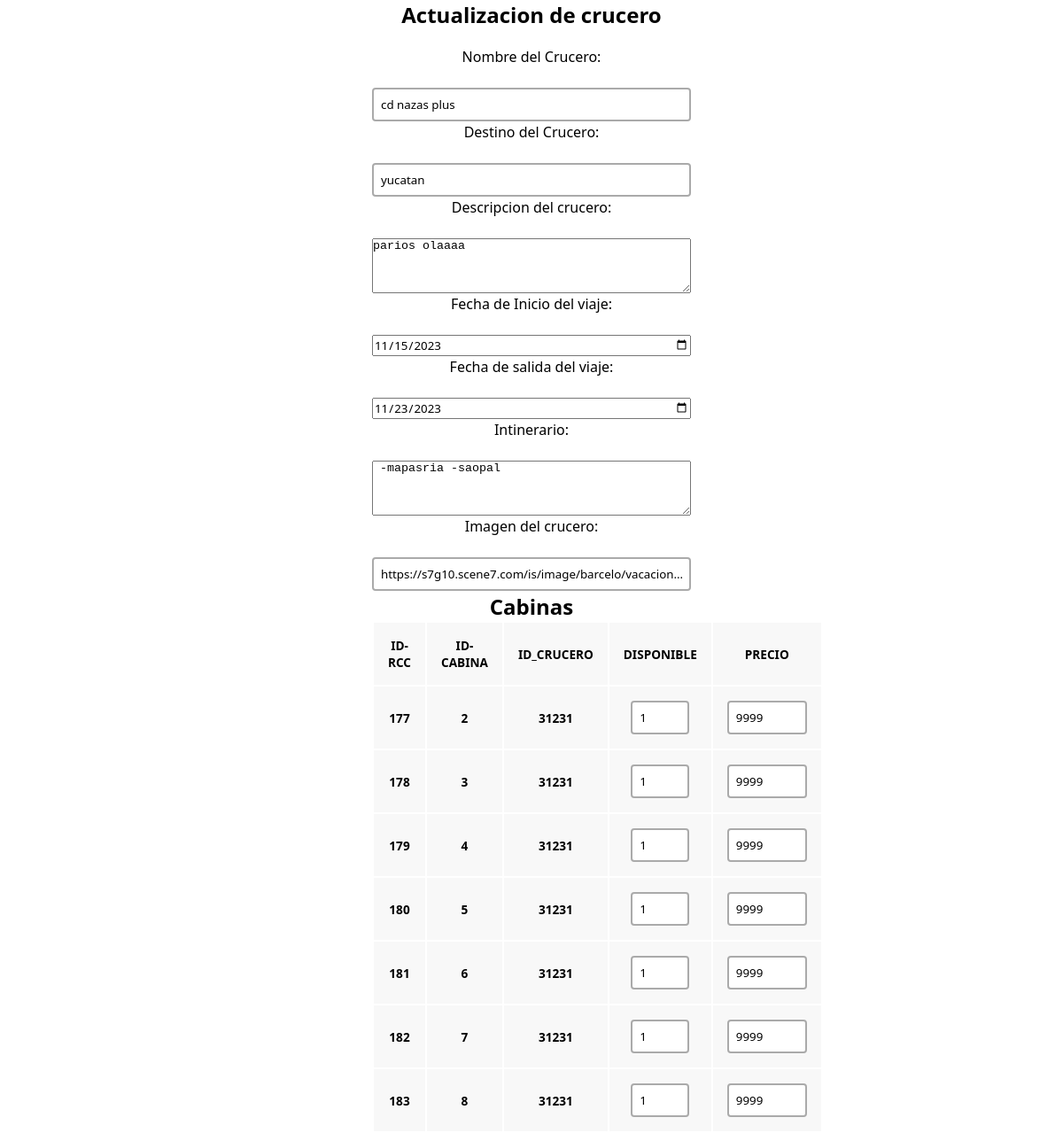
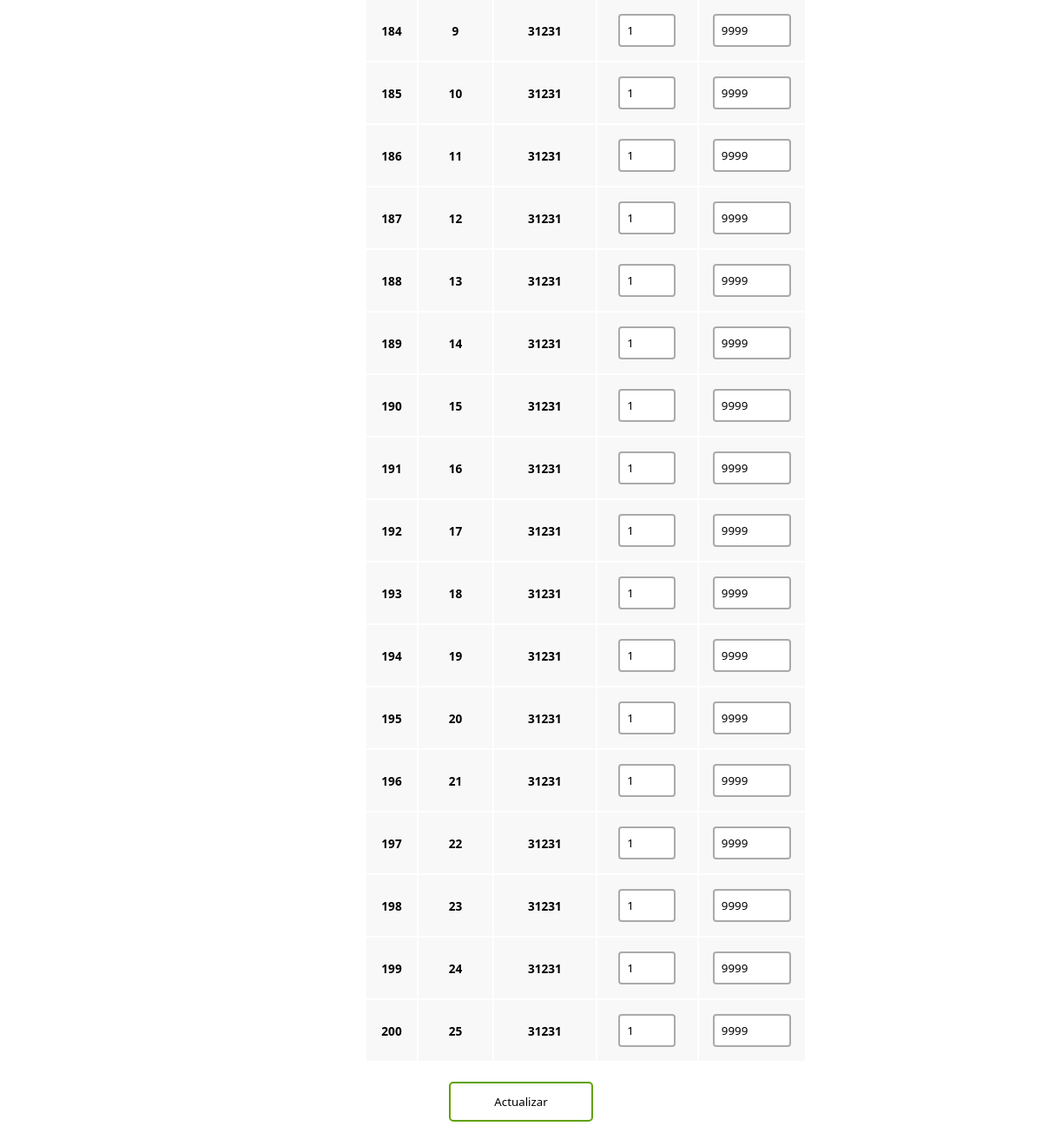
/update.php?id_crucero=31231, run on the app's committed database (2 pictures, top to bottom).
### tables this page shows
CREATE TABLE `crucero` (
  `id_crucero` int(11) NOT NULL,
  `destino_crucero` varchar(50) NOT NULL,
  `fechainicio_crucero` varchar(10) NOT NULL,
  `fechacierre_crucero` varchar(10) NOT NULL,
  `barco_crucero` varchar(30) NOT NULL,
  `descripcion_crucero` varchar(100) NOT NULL,
  `itinerario_crucero` varchar(150) NOT NULL,
  `refimagen_crucero` varchar(150) NOT NULL
);

CREATE TABLE `cabina_crucero` (
  `id_rcc` int(3) NOT NULL,
  `id_cabina` int(3) NOT NULL,
  `id_crucero` int(11) NOT NULL,
  `disponible_rcc` int(1) NOT NULL,
  `precio_rcc` int(10) NOT NULL
);

### update.php (the view, shortened to what this page needs)
<?php
$con = connection();
$id=$_GET['id_crucero'];
    $sql="SELECT * FROM CRUCERO WHERE id_crucero='$id'";
    $query=mysqli_query($con, $sql);
    $row=mysqli_fetch_array($query);
    $sql1 = "SELECT * FROM CABINA_CRUCERO WHERE id_crucero =
    (SELECT id_crucero FROM CRUCERO WHERE id_crucero = '$id')";
    $query1 = mysqli_query($con, $sql1);
?>
<!DOCTYPE html>
<html lang="en">
    <head>
        <link href="admin-styles.css" rel="stylesheet">
    </head>
    <body>
        <h2 class="titulo"> Actualizacion de crucero</h2>
        <div class="users-form">
            <form action="edit_cruceros.php" method="POST">
                <p>Nombre del Crucero:</p>
                <br> <input type="text" id="nombreBarco" name="nombreBarco" placeholder="nombre Barco" value="<?= $row['barco_crucero']?>">
                <p>Destino del Crucero:</p>
                <br> <input type="text" id="destinoBarco" name="destinoBarco" placeholder="destino" required value="<?= $row['destino_crucero']?>">
                <p>Descripcion del crucero:</p>
                <br> <textarea id="descripcionCorta" name="descripcionCorta" placeholder="descripcion" rows="4" cols="50" required><?= $row['descripcion_crucero']?></textarea>
                <p>Fecha de Inicio del viaje:</p>
                <br> <input type="date" id="fechaInicio" name="fechaInicio" placeholder="fechainicio"  value="<?= $row['fechainicio_crucero']?>">
                <p>Fecha de salida del viaje:</p>
                <br><input type="date" id="fechaSalida" name="fechaSalida" placeholder="fechaSalida" value="<?= $row['fechacierre_crucero']?>">
                <p>Intinerario:</p>
                <br> <textarea id="itinerario" name="itinerario" rows="4" placeholder="intinerario" cols="50"> <?= $row['itinerario_crucero']?> </textarea>
                <p>Imagen del crucero:</p>
                <br><input type="text" id="imagenBarco" placeholder="imagen" name="imagenBarco" value="<?= $row['refimagen_crucero']?>">
<div class="users-table">
        <h2>Cabinas</h2>
        <table >
            <thead>
                <tr>
                    <th>ID-RCC</th>
                    <th>ID-CABINA</th>
                    <th>ID_CRUCERO</th>
                    <th>DISPONIBLE</th>
                    <th>PRECIO</th>
                </tr>
            </thead>
            <tbody>
                <?php while ($row1  = mysqli_fetch_array($query1)): ?>
                    <tr>
                        <th><input type ="hidden" id = "id_rcc[]" name ="id_rcc[]" value ="<?= $row1 ['id_rcc'] ?> "><?= $row1 ['id_rcc'] ?></th>
                        <th><input type ="hidden" id = "id_cabina[]" name="id_cabina[]" value= "<?= $row1 ['id_cabina'] ?>"><?= $row1 ['id_cabina'] ?></th>
                        <th><input type ="hidden" id = "id_crucero[]" name="id_crucero[]" value = "<?= $row1 ['id_crucero'] ?>" ><?= $row1 ['id_crucero'] ?></th>
                        <th><input type="text"  size="1" id="disponible_cabina[]" name="disponible_cabina[]" placeholder="disponible_cabina" value ="<?= $row1['disponible_rcc'] ?>"></th>
                        <th><input type="text" size="4" id="precio_cabina[]" name="precio_cabina[]" placeholder="precio_cabina" value ="<?= $row1 ['precio_rcc'] ?>"></th>
                    </tr>
                <?php endwhile; ?>
            </tbody>
        </table>
        <br>
        <input type="submit" value="Actualizar">
</div>
</div>
    </body>
</html>

### admin-styles.css (style rules this page uses)
* { box-sizing: border-box; margin: 0; padding: 0; }
html { font-family: 'Segoe UI', sans-serif; text-align: center; }
.users-form form { display: flex; flex-direction: column; gap: 1px; width: 30%; margin: 20px auto; text-align: center; }
.users-form form input { font-family: 'Segoe UI', sans-serif; }
.users-form form input[type=text], .users-form form input[type=password], .users-form form input[type=email] { padding: 8px; border:2px solid #aaa; border-radius:4px; outline:none; transition:.3s; }
.users-form form input[type=submit] { border: none; padding: 12px 50px; text-decoration: none; transition-duration: 0.4s; cursor: pointer; border-radius: 5px; background-color: white; color: black; border: 2px solid #60a100; }
table tr { background-color: #f8f8f8; border: 1px solid #ddd; padding: 4px; }
table th { padding: 16px; text-align: center; font-size: .85em; }

### data on the page
crucero: nombreBarco "cd nazas plus", destinoBarco "yucatan", descripcionCorta "parios olaaaa", fechaInicio "11/15/2023", fechaSalida "11/23/2023", itinerario "-mapasria -saopal", imagenBarco "https://s7g10.scene7.com/is/image/barcelo/vacacion..."
cabina_crucero: id_rcc "177", id_cabina "2", id_crucero "31231", disponible_rcc "1", precio_rcc "9999"
cabina_crucero: id_rcc "178", id_cabina "3", id_crucero "31231", disponible_rcc "1", precio_rcc "9999"
cabina_crucero: id_rcc "179", id_cabina "4", id_crucero "31231", disponible_rcc "1", precio_rcc "9999"
cabina_crucero: id_rcc "180", id_cabina "5", id_crucero "31231", disponible_rcc "1", precio_rcc "9999"
cabina_crucero: id_rcc "181", id_cabina "6", id_crucero "31231", disponible_rcc "1", precio_rcc "9999"
cabina_crucero: id_rcc "182", id_cabina "7", id_crucero "31231", disponible_rcc "1", precio_rcc "9999"
cabina_crucero: id_rcc "183", id_cabina "8", id_crucero "31231", disponible_rcc "1", precio_rcc "9999"
cabina_crucero: id_rcc "184", id_cabina "9", id_crucero "31231", disponible_rcc "1", precio_rcc "9999"
cabina_crucero: id_rcc "185", id_cabina "10", id_crucero "31231", disponible_rcc "1", precio_rcc "9999"
cabina_crucero: id_rcc "186", id_cabina "11", id_crucero "31231", disponible_rcc "1", precio_rcc "9999"
cabina_crucero: id_rcc "187", id_cabina "12", id_crucero "31231", disponible_rcc "1", precio_rcc "9999"
cabina_crucero: id_rcc "188", id_cabina "13", id_crucero "31231", disponible_rcc "1", precio_rcc "9999"
cabina_crucero: id_rcc "189", id_cabina "14", id_crucero "31231", disponible_rcc "1", precio_rcc "9999"
cabina_crucero: id_rcc "190", id_cabina "15", id_crucero "31231", disponible_rcc "1", precio_rcc "9999"
cabina_crucero: id_rcc "191", id_cabina "16", id_crucero "31231", disponible_rcc "1", precio_rcc "9999"
cabina_crucero: id_rcc "192", id_cabina "17", id_crucero "31231", disponible_rcc "1", precio_rcc "9999"
cabina_crucero: id_rcc "193", id_cabina "18", id_crucero "31231", disponible_rcc "1", precio_rcc "9999"
cabina_crucero: id_rcc "194", id_cabina "19", id_crucero "31231", disponible_rcc "1", precio_rcc "9999"
cabina_crucero: id_rcc "195", id_cabina "20", id_crucero "31231", disponible_rcc "1", precio_rcc "9999"
cabina_crucero: id_rcc "196", id_cabina "21", id_crucero "31231", disponible_rcc "1", precio_rcc "9999"
cabina_crucero: id_rcc "197", id_cabina "22", id_crucero "31231", disponible_rcc "1", precio_rcc "9999"
cabina_crucero: id_rcc "198", id_cabina "23", id_crucero "31231", disponible_rcc "1", precio_rcc "9999"
cabina_crucero: id_rcc "199", id_cabina "24", id_crucero "31231", disponible_rcc "1", precio_rcc "9999"
cabina_crucero: id_rcc "200", id_cabina "25", id_crucero "31231", disponible_rcc "1", precio_rcc "9999"
